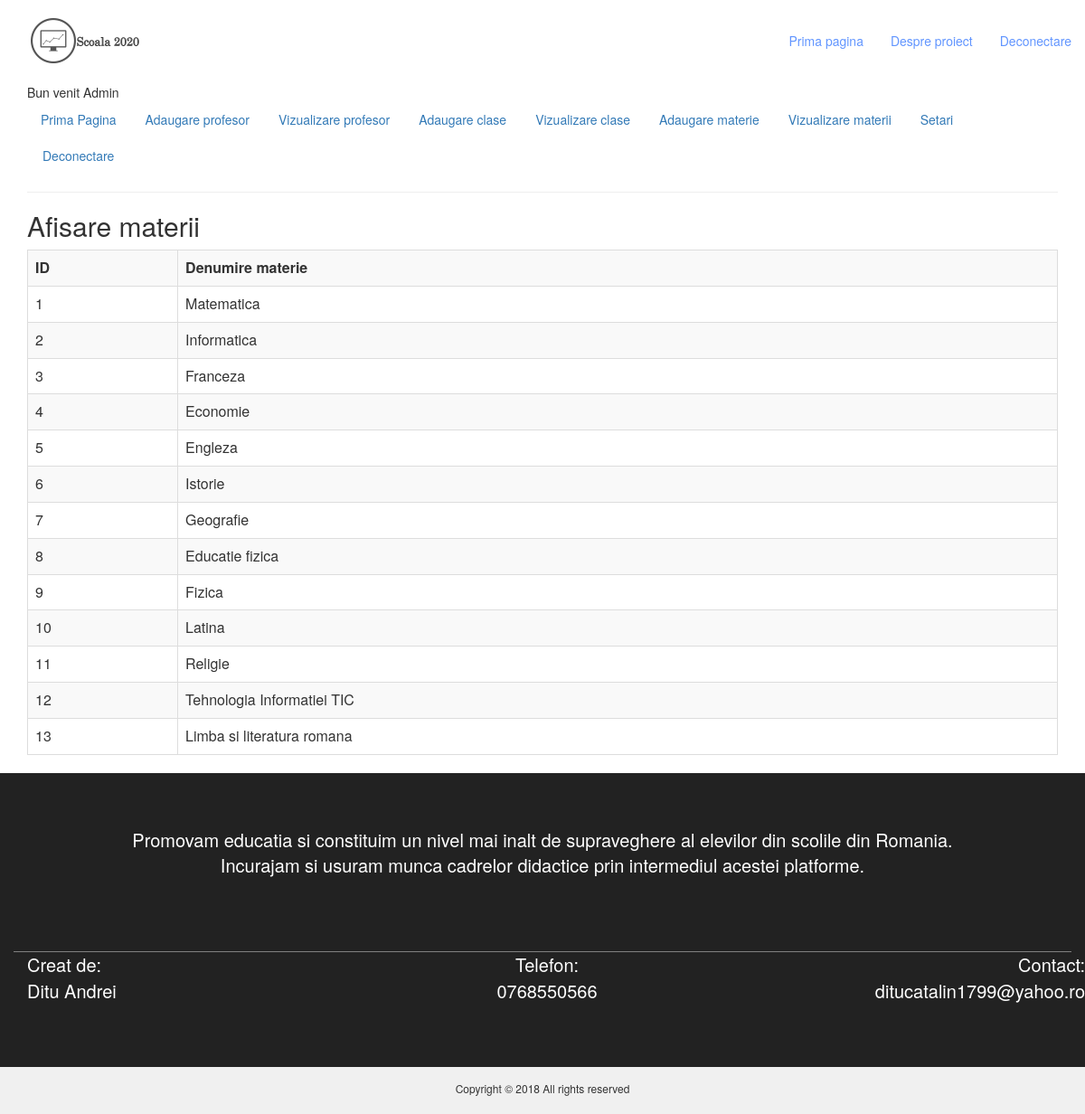
Page /admin_materii_vizualizare.php (signed in) on the committed database.
### tables this page shows
CREATE TABLE `materii` (
  `id_materie` int(11) NOT NULL,
  `denumire_materie` text NOT NULL
);

### configurare.php (called while the page is built, shortened)
<?php
$caleInterna = realpath(dirname(__FILE__)).DIRECTORY_SEPARATOR;
$caleExterna = 'http://localhost/scoala2020/';
require $caleInterna.'inc/engine.class.php';
$engine = new engine($caleInterna, $caleExterna);
?>

### admin_materii_vizualizare.php (the view, shortened to what this page needs)
<?php
require 'configurare.php';
$engine->VerificareAdmin();
$engine->InitializarePagina('Vizualizare materii | Platforma Scoala 2020');
$engine->AfisareMeniu();
$engine->InitializareConexiuneDB();
$engine->AfisareMeniuAdministrator();
echo '<h2> Afisare materii </h2>';
$rezultat = $engine->db->query("select * from materii order by id_materie ASC");
if($rezultat->rowCount()>=1)
{
    echo '<table class="table table-bordered table-striped table-hover">
            <tr>
                <th> ID </th>
                <th> Denumire materie </th>
            </tr>';
    while( $row = $rezultat->fetch(PDO::FETCH_ASSOC) )
    {
        echo '<tr>
        <td> '.$row['id_materie'].' </td>
        <td> '.$row['denumire_materie'].' </td>
        </tr>';
    }
    echo '</table>';
}
else
    echo '<div class="alert alert-danger"> Nicio inregistrare in baza de date </div>';
?>

### inc/engine.class.php (shortened to what this page needs)
<?php
class engine
{
	public function __construct($caleInterna, $caleExterna)
	{
		$this->internalURL = $caleInterna;
	}
	public function InitializareConexiuneDB()
	{
		 $options = array(
            PDO::ATTR_EMULATE_PREPARES => false,
            PDO::ATTR_PERSISTENT    => true,
            PDO::ATTR_ERRMODE       => PDO::ERRMODE_EXCEPTION,
            PDO::MYSQL_ATTR_INIT_COMMAND => "SET NAMES utf8",
            PDO::MYSQL_ATTR_USE_BUFFERED_QUERY => true
        );
        try
        {
            $this->db = new PDO('mysql:dbname='.DB_DATABASE.';host='.DB_HOST, DB_USER, DB_PASS, $options);
        }
        catch(PDOException $e)
        {
           $this->AfisareEroare( 'A apărut o eroare în realizarea conexiunii cu baza de date.<br>Eroarea returnată: '.$e->getMessage());
        }
	}
	public function InitializarePagina($titlu)
	{
        $continut_template = $this->IncarcarePortiuneSite('header', true);
        $continut_template = str_replace('%TITLU%', $titlu, $continut_template);
		echo $continut_template;
	}
	public function AfisareMeniu()
	{
        if( isset ( $_SESSION['utilizator_autentificat'] ) && $_SESSION['utilizator_autentificat'] == true )
        $this->IncarcarePortiuneSite('meniulogat');
	    else
        $this->IncarcarePortiuneSite('meniu');
    }
	public function AfisareMeniuAdministrator()
    {
        $meniu = 'Bun venit '.$_SESSION['nume_utilizator'].'<br>
<ul class="nav nav-pills">
  <li role="presentation"><a href="sectiune_admin.php">Prima Pagina</a></li>
  <li role="presentation"><a href="admin_profesori_adaugare.php">Adaugare profesor</a></li>
  <li role="presentation"><a href="admin_profesori_vizualizare.php">Vizualizare profesor</a></li>
  <li role="presentation"><a href="admin_clase_adaugare.php">Adaugare clase</a></li>
  <li role="presentation"><a href="admin_clase_vizualizare.php">Vizualizare clase</a></li>
  <li role="presentation"><a href="admin_materii_adaugare.php">Adaugare materie</a></li>
  <li role="presentation"><a href="admin_materii_vizualizare.php">Vizualizare materii</a></li>
  <li role="presentation"><a href="admin_setari_vizualizare.php">Setari</a></li>
  <li role="presentation"><a href="deconectare.php">Deconectare</a></li>
</ul>';
        $meniu.='<hr>';
        echo $meniu;
    }
	protected function IncarcarePortiuneSite($portiune, $returneaza=false)
	{
		if(file_exists($this->internalURL.'/template/'.$portiune.'.html'))
		{
            $continut_template = file_get_contents($this->internalURL.'/template/'.$portiune.'.html');
            if($returneaza) return $continut_template;
            else
			echo $continut_template;
		}
	}
}
?>

### css/style.css (style rules this page uses)
.navbar-brand { padding: 0; }
.navbar-brand .logo, .navbar-brand .logo-alt { max-width: 100%; max-height: 100%; margin-top: 10px; }
#nav { padding: 10px 0px; background: #FFF; -webkit-transition: 0.2s padding; transition: 0.2s padding; z-index: 999; }
#nav.navbar { border: none; border-radius: 0; margin-bottom: 0px; }
#nav.nav-transparent { background: transparent; }
@media only screen and (min-width: 768px) { .main-nav li { padding: 10px 15px; } }
@media only screen and (min-width: 768px) { .main-nav li a { font-size: 14px; -webkit-transition: 0.2s color; transition: 0.2s color; } }
@media only screen and (min-width: 768px) { .main-nav>li>a { color: #10161A; padding: 15px 0px; } }
@media only screen and (min-width: 768px) { #nav.nav-transparent:not(.fixed-nav) .main-nav>li>a { color: #6195FF; } }
@media only screen and (min-width: 768px) { .main-nav>li>a:after { content: ""; display: block; background-color: #6195FF; height: 2px; width: 0%; -webkit-transition: 0.2s width; transition: 0.2s width; } }
footer { background-color:#222222; padding: 60px 0px; }
.footer-top { padding-bottom:50px; }
.copyright { background-color:#f0f0f0; }
.copyright p { font-size:12px; padding:15px 0 10px 0; }
.paragrafu1 { text-align: center; color: white; font-size: 20px; }
.paragrafu2 { text-align: left; color: white; font-size: 20px; }
.paragrafu3 { text-align: right; color: white; font-size: 20px; }

### rows in the picture
materii: id_materie "1", denumire_materie "Matematica"
materii: id_materie "2", denumire_materie "Informatica"
materii: id_materie "3", denumire_materie "Franceza"
materii: id_materie "4", denumire_materie "Economie"
materii: id_materie "5", denumire_materie "Engleza"
materii: id_materie "6", denumire_materie "Istorie"
materii: id_materie "7", denumire_materie "Geografie"
materii: id_materie "8", denumire_materie "Educatie fizica"
materii: id_materie "9", denumire_materie "Fizica"
materii: id_materie "10", denumire_materie "Latina"
materii: id_materie "11", denumire_materie "Religie"
materii: id_materie "12", denumire_materie "Tehnologia Informatiei TIC"
materii: id_materie "13", denumire_materie "Limba si literatura romana"

### other values in the picture
$_SESSION['nume_utilizator'] "Admin"
